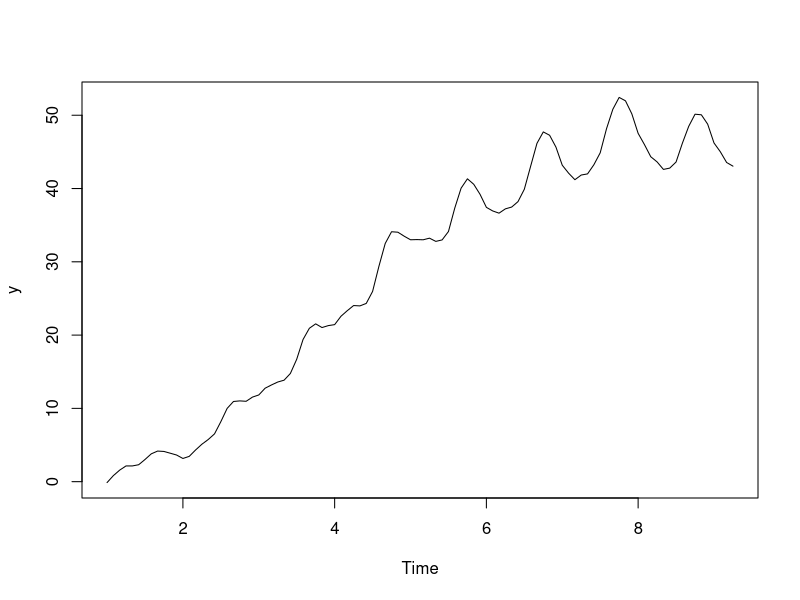

The R source for this figure:
rARIMA <- function(n, freq = 12, Phi = NULL, d = 0, Theta = NULL, Sphi = NULL, D = 0, Stheta = NULL, sig2 = 1) {
  # Phi = [phi_1, phi_2, ...phi_p]
  # Theta = [theta_1, theta_2, ... theta_q]
  # Sphi = [seasonal phi_1, seasonal phi_2, ... seasonal phi_P]
  # Stheta = [seasonal theta_1, seasonal theta_2, ... seasonal theta_Q]
  
  p = length(Phi)
  q = length(Theta)
  P = length(Sphi)
  Q = length(Stheta)
  
  epsilon = if(q > 0) numeric(q) else NULL
  X_prev = if(p > 0) numeric(p) else NULL
  
  epsilon_s = if(Q > 0) numeric(Q) else NULL
  X_prev_s = if(P > 0) numeric(P) else NULL
  
  K = 1
  Xt = numeric(K + n)
  
  for (i in 1:length(Xt)) {
    epsilon_t = rnorm(1, mean = 0, sd = sqrt(sig2))
    Xt[i] = epsilon_t
    
    # Add the MA part
    if (q > 0) {
      Xt[i] = Xt[i] + sum(Theta * epsilon)
      epsilon = c(epsilon_t, epsilon[-q])
    }
    
    # Add the Seasonal MA part
    if (Q > 0 && i > freq) {
      Xt[i] = Xt[i] + sum(Stheta * epsilon_s)
      epsilon_s = c(Xt[i - freq], epsilon_s[-Q])
    }
    
    # Add the AR part
    if (p > 0) {
      Xt[i] = Xt[i] + sum(Phi * X_prev)
      X_prev = c(Xt[i], X_prev[-p])
    }
    
    # Add the Seasonal AR part
    if (P > 0 && i > freq) {
      Xt[i] = Xt[i] + sum(Sphi * X_prev_s)
      X_prev_s = c(Xt[i - freq], X_prev_s[-P])
    }
  }
  
  # Apply differencing (d)
  if (d > 0) {
    Xt <- diffinv(Xt, differences = d)
  }
  
  # Apply seasonal differencing (D)
  if (D > 0) {
    Xt <- diffinv(Xt, lag = freq, differences = D)
  }
  
  # Remove the initial K values
  N <- length(Xt)
  Xt <- Xt[-c(1:(N - n))]
  
  # Return the final time series with the correct frequency
  return(ts(Xt, frequency = freq))
}

# Example usage:
phi = c(0.2, 0.1)
theta = c(0.8, 0.8)
Sphi = c(0.1)  # Seasonal AR component
Stheta = c(0.4)  # Seasonal MA component
d = 1
D = 1  # Seasonal differencing
y <- rARIMA(1e2, freq = 12, Phi = phi, d = d, Theta = theta, Sphi = Sphi, D = D, Stheta = Stheta, sig2 = 0.1)
plot(y, type = 'l')

Visualise <-  function(Phi , d, Theta, sig2 = 1){
  
  y <- rARIMA(1e2,Phi = phi, d=d, Theta = theta, sig2 = 1)
  
  plot(0,0, xlim = c(1, 1e2), ylim = c(0.8*min(y), 1.2*max(y)), type = 'n')
  
  for(i in 1:10){
    y <- rARIMA(1e2,Phi = phi, d=d, Theta = theta, sig2 = 1)
    lines(y, col = 'grey')
  }
  
}

#Visualise(Phi = phi, d = d, Theta = theta)


#spectrum_result <- spectrum(y, plot = TRUE)

